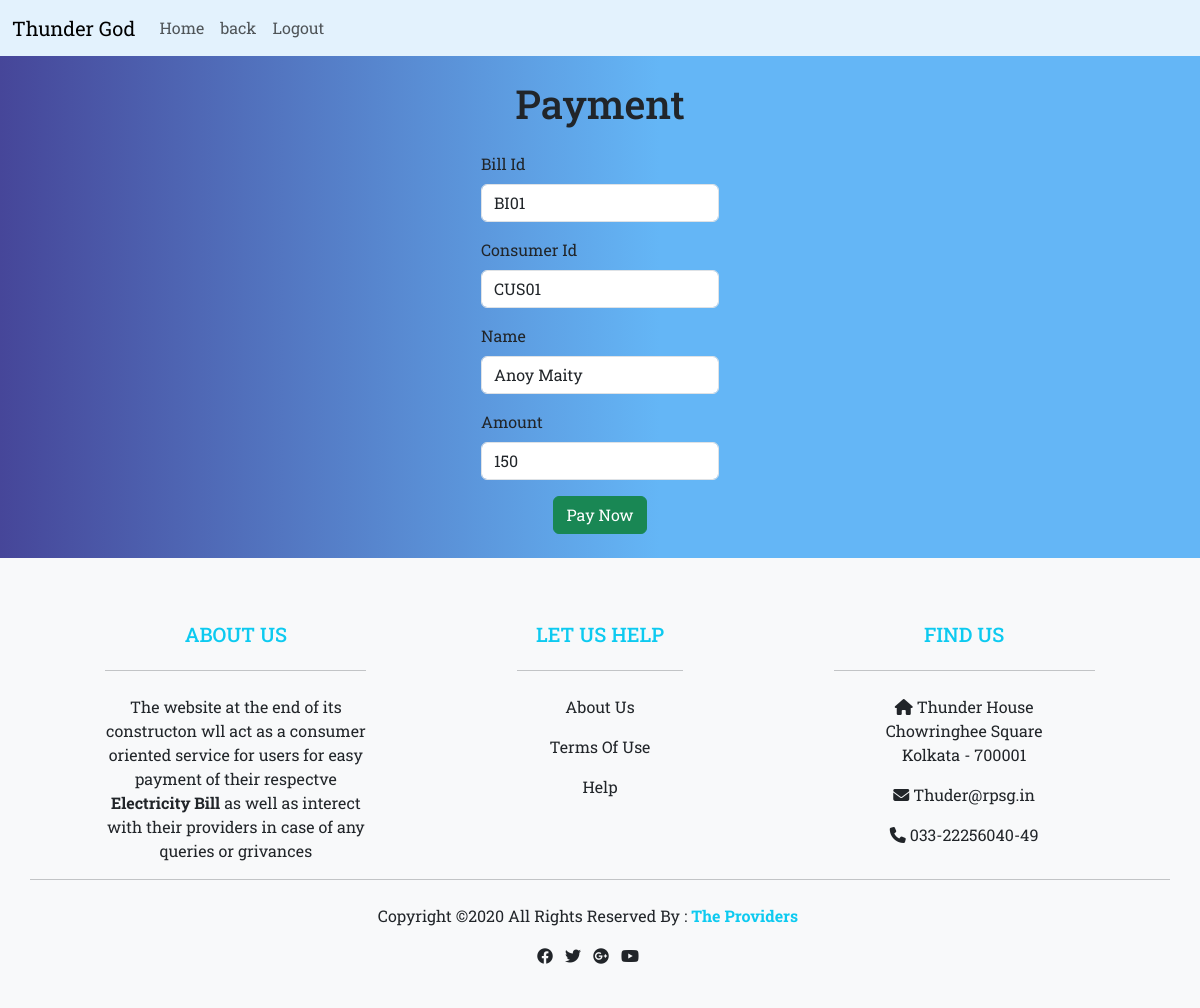
/user/payment_form.php?payid=70, run on the app's committed database.
### tables this page shows
CREATE TABLE `bills` (
  `sno` int(25) NOT NULL,
  `bid` varchar(100) NOT NULL,
  `cid` varchar(25) NOT NULL,
  `cname` varchar(25) NOT NULL,
  `unit` int(25) NOT NULL,
  `amount` int(25) NOT NULL,
  `bdate` date NOT NULL,
  `ddate` date NOT NULL,
  `status` varchar(100) NOT NULL DEFAULT 'pending',
  `payment_id` varchar(255) NOT NULL,
  `paytime` timestamp NOT NULL DEFAULT current_timestamp() ON UPDATE current_timestamp()
);

### user/payment_form.php (the view, shortened to what this page needs)
<?php
include('../Database/db.php');
$id=$_GET['payid'];
$sql="select * from `bills` where sno='$id'";
$result=mysqli_query($con,$sql);
$fetch=mysqli_fetch_assoc($result);
$bid=$fetch['bid'];
$cid=$fetch['cid'];
$name=$fetch['cname'];
$amt=$fetch['amount'];
?>
<!DOCTYPE html>
<html lang="en">
<head>
    <link href="https://cdn.jsdelivr.net/npm/bootstrap@5.3.0-alpha3/dist/css/bootstrap.min.css" rel="stylesheet">
    <link rel="stylesheet" href="https://cdnjs.cloudflare.com/ajax/libs/font-awesome/6.1.2/css/all.min.css" />
</head>
<body>
<nav class="navbar navbar-expand-lg navbar-light" style="background-color: #e3f2fd;">
  <div class="container-fluid">
    <a class="navbar-brand" href="../index.php">Thunder God</a>
    <div class="collapse navbar-collapse" id="navbarNav">
      <ul class="navbar-nav">
        <li class="nav-item">
          <a class="nav-link" href="../index.php">Home</a>
        </li>
        <li class="nav-item">
          <a class="nav-link" href="pending_table.php">back</a>
        </li>
        <li class="nav-item">
          <a class="nav-link" href="logout.php">Logout</a>
        </li>
      </ul>
    </div>
  </div>
</nav>
<div class="container my-4">
    <div class="text-center my-4">
    <h1>Payment</h1>
    </div>
    <div class="col d-flex justify-content-center">
<form method="POST">
    <div class="mb-3">
    <label for="exampleInputEmail1" class="form-label">Bill Id</label>
    <input type="text" class="form-control" name="bid" id="bid" value="<?php echo $bid; ?>" readonly>
  </div>
  <div class="mb-3">
    <label for="exampleInputEmail1" class="form-label">Consumer Id</label>
    <input type="text" class="form-control" name="cid" id="cid" value="<?php echo $cid; ?>"readonly>
  </div>
  <div class="mb-3">
    <label for="exampleInputEmail1" class="form-label">Name</label>
    <input type="text" class="form-control" name="name" id="name" value="<?php echo $name; ?>" readonly>
  </div>
  <div class="mb-3">
    <label for="exampleInputPassword1" class="form-label">Amount</label>
    <input type="text" class="form-control"  name="amt" id="amt"  value="<?php echo $amt; ?>" readonly>
  </div>
  <div class="text-center">
  <input type="button" class="btn btn-success" name="btn" id="btn" value="Pay Now" onclick="pay_now()">
 </div>
</form>
</div>
</div>
<footer class="bg-light text-dark pt-5 pb-4">
        <div class="container text-center text-md-left">
            <div class="row text-center text-md-left">
                <div class="col-md-3 col-lg-3 col-xl-3 mx-auto mt-3">
                    <h5 class="text-uppercase mb-4 font-weight-bold text-info">About Us</h5>
                    <hr class="mb-4">
                    <p>The website at the end of its constructon wll act as a consumer oriented service for users for easy payment of their respectve <strong>Electricity Bill</strong> as well as interect with their providers in case of any queries or grivances</p>
                </div>
                <div class="col-md-2 col-lg-2 col-xl-2 mx-auto mt-3">
                    <h5 class="text-uppercase mb-4 font-weight-bold text-info">Let Us Help</h5>
                    <hr class="mb-4">
                    <p>
                        <a href="#" class="text-dark" style="text-decoration:none">About Us</a>
                    </p>
                    <p>
                    <a href="#" class="text-dark" style="text-decoration:none">Terms Of Use</a>
                    </p>
                    <p>
                    <a href="#" class="text-dark" style="text-decoration:none">Help</a>
                    </p>
                </div>
                <div class="col-md-3 col-lg-3 col-xl-3 mx-auto mt-3">
                    <h5 class="text-uppercase mb-4 font-weight-bold text-info">Find Us</h5>
                    <hr class="mb-4">
                    <p>
                        <li class="fas fa-home mr-3"></li> Thunder House <br> Chowringhee Square <br> Kolkata - 700001
                    </p>
                    <p>
                    <li class="fas fa-envelope mr-3"></li> Thuder@rpsg.in
                    </p>
                    <p>
                    <li class="fas fa-phone mr-3"></li> 033-22256040-49
                    </p>
                </div>
                <hr  class="mb-4">
                <div class="row d-flex justify-content-center">
                    <div>
                        <p>
                            Copyright &copy;2020 All Rights Reserved By :
                            <a href="#" style="text-decoration:none;">
                                <strong class="text-info">The Providers</strong>
                            </a>
                        </p>
                    </div>
                </div>
                <div class="row d-flex justify-content-center">
                    <div class="text-center">
                        <ul class="list-unstyled list-inline">
                            <li class="list-inline-item">
                                <a href="#" class="text-dark"><i class="fab fa-facebook"></i></a>
                            </li>
                            <li class="list-inline-item">
                                <a href="#" class="text-dark"><i class="fab fa-twitter"></i></a>
                            </li>
                            <li class="list-inline-item">
                                <a href="#" class="text-dark"><i class="fab fa-google-plus"></i></a>
                            </li>
                            <li class="list-inline-item">
                                <a href="#" class="text-dark"><i class="fab fa-youtube"></i></a>
                            </li>
                        </ul>
                    </div>
                </div>
            </div>
        </div>
</footer>
</body>
</html>

### user/payment_form.php (style rules this page uses)
* { font-family: 'Roboto Slab', serif; }
body { background: rgb(2,0,36); background: linear-gradient(90deg, rgba(2,0,36,1) 0%, rgba(70,70,153,1) 0%, rgba(100,182,246,1) 55%); }

### data on the page
bills: bid "BI01", cid "CUS01", name "Anoy Maity", amt "150"
